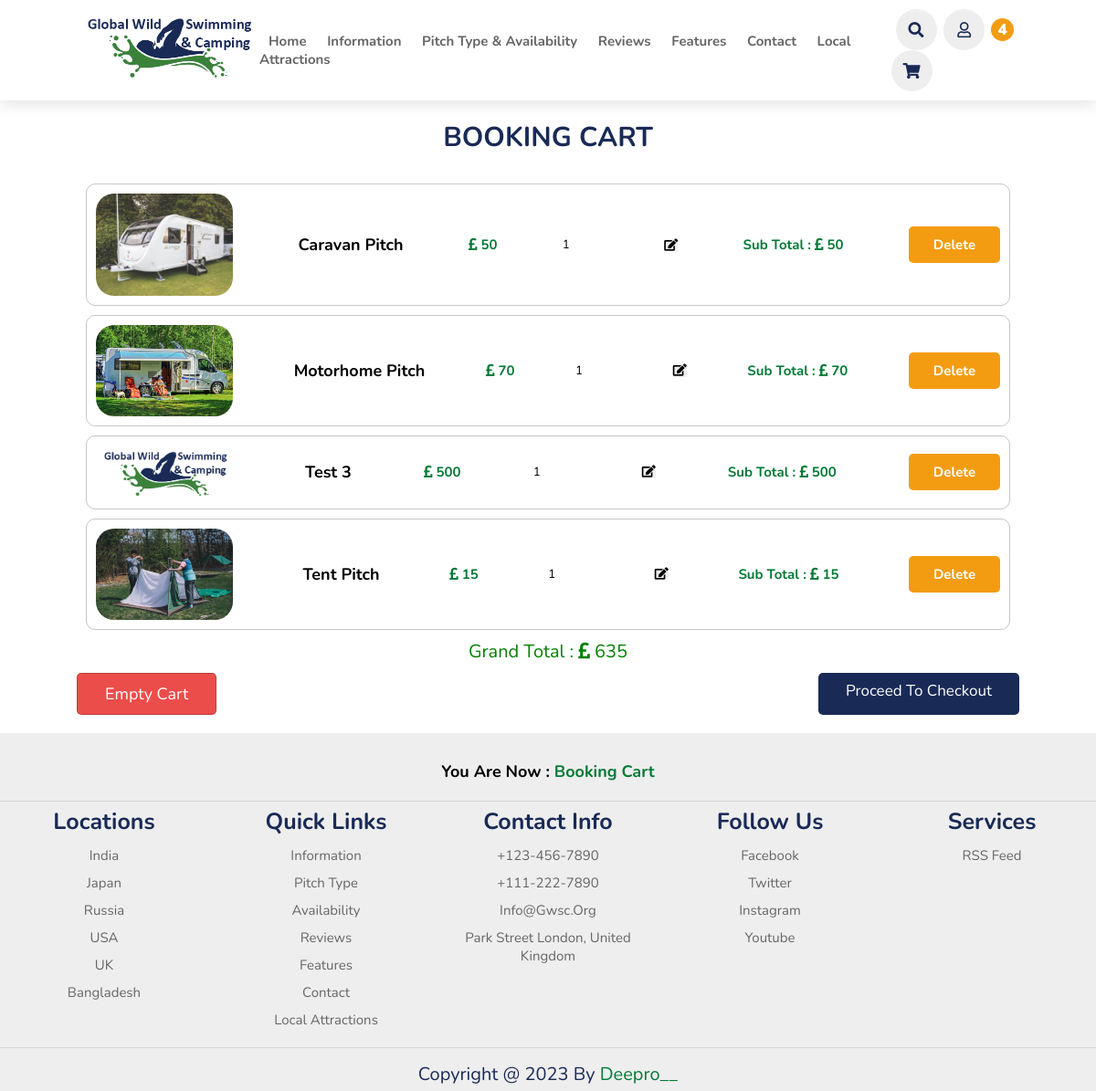
The app's page /booking_cart.php (signed in), older data.
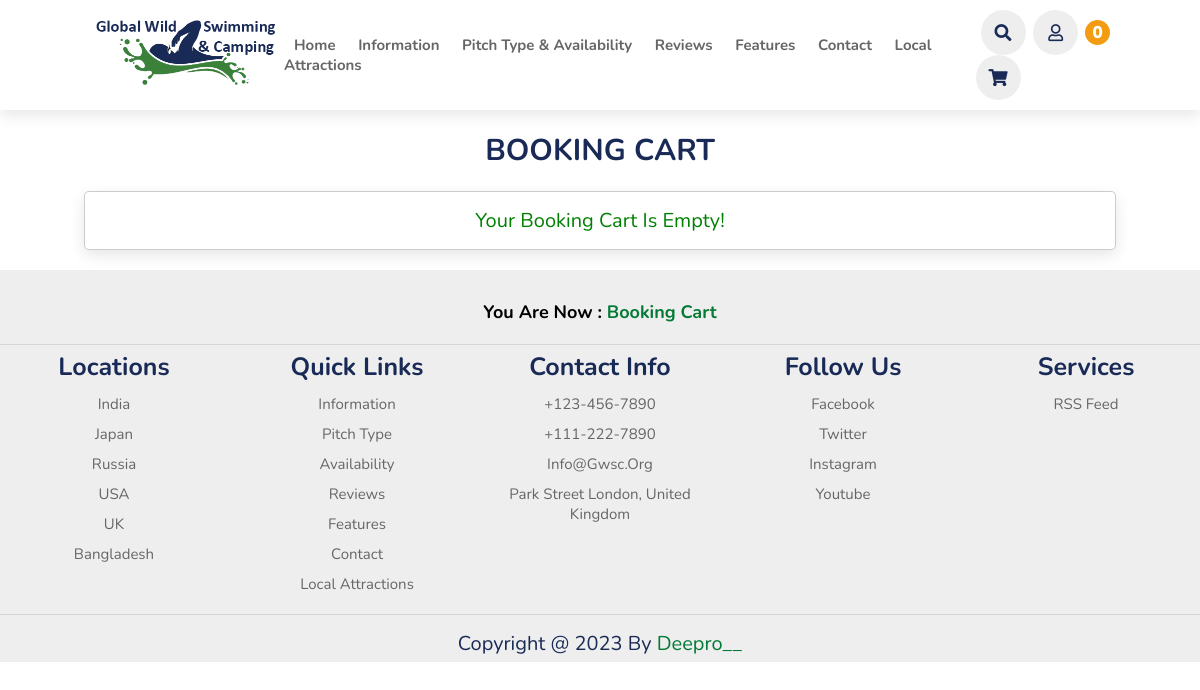
The same page, newer data.
### tables this page shows
CREATE TABLE `booking` (
  `id` varchar(20) NOT NULL,
  `user_id` varchar(20) NOT NULL,
  `pitch_id` varchar(20) NOT NULL,
  `price` varchar(10) NOT NULL,
  `qty` varchar(2) NOT NULL DEFAULT '1'
);

CREATE TABLE `pitch` (
  `id` varchar(20) NOT NULL,
  `name` varchar(50) NOT NULL,
  `description` varchar(500) NOT NULL,
  `price` varchar(10) NOT NULL,
  `image` varchar(50) NOT NULL
);

### booking_cart.php (the view, shortened to what this page needs)
<?php
include 'components/config.php';
if (isset($_COOKIE['user_id'])) {
    $user_id = $_COOKIE['user_id'];
} else {
    setcookie('user_id', create_unique_id(), time() + 60 * 60 * 24 * 30);
}
?>
<!DOCTYPE html>
<html lang="en">
<head>
    <link rel="stylesheet" href="https://cdn.jsdelivr.net/npm/swiper@8/swiper-bundle.min.css" />
    <link rel="stylesheet" href="https://cdnjs.cloudflare.com/ajax/libs/font-awesome/5.15.3/css/all.min.css" />
    <link rel="stylesheet" href="css/style.css">
</head>
<body>
    <?php include 'components/header.php'; ?>
    <section id="booking-cart">
        <div class="booking-cart">
            <h1 class="heading">Booking cart</h1>
            <div class="box-container">
                <?php
                $grand_total = 0;
                $select_cart = $conn->prepare("SELECT * FROM `booking` WHERE user_id = ?");
                $select_cart->execute([$user_id]);
                if ($select_cart->rowCount() > 0) {
                    while ($fetch_cart = $select_cart->fetch(PDO::FETCH_ASSOC)) {
                        $select_pitchs = $conn->prepare("SELECT * FROM `pitch` WHERE id = ?");
                        $select_pitchs->execute([$fetch_cart['pitch_id']]);
                        if ($select_pitchs->rowCount() > 0) {
                            $fetch_pitch = $select_pitchs->fetch(PDO::FETCH_ASSOC);
                ?>
                            <form action="" method="POST" class="box">
                                <img src="uploaded_files_pitch/<?= $fetch_pitch['image']; ?>" class="image" alt="">
                                <h3 class="name"><?= $fetch_pitch['name']; ?></h3>
                                <p class="price"><i class="fas fa-pound-sign"></i> <?= $fetch_cart['price']; ?></p>
                                <input type="number" name="qty" required min="1" value="<?= $fetch_cart['qty']; ?>" max="99" maxlength="2" class="qty">
                                <button type="submit" name="update_cart" class="fas fa-edit">
                                </button>
                                <p class="sub-total">sub total : <span><i class="fas fa-pound-sign"></i> <?= $sub_total = ($fetch_cart['qty'] * $fetch_cart['price']); ?></span></p>
                                <input type="submit" value="delete" name="delete_item" class="btn-booking-delete" onclick="return confirm('delete this item?');">
                            </form>
                <?php
                            $grand_total += $sub_total;
                        } else {
                            echo '<p class="empty">pitch was not found!</p>';
                        }
                    }
                } else {
                    echo '<p class="empty">your booking cart is empty!</p>';
                }
                ?>
            </div>
            <div>
                <?php if ($grand_total != 0) { ?>
                    <div class="cart-total">
                        <p>grand total : <span><i class="fas fa-pound-sign"></i> <?= $grand_total; ?></span></p>
                        <div class="cart-total-btn-sec">
                            <form action="" method="POST">
                                <input type="submit" value="empty cart" name="empty_cart" class="delete-btn" onclick="return confirm('empty your cart?');">
                            </form>
                            <a href="confirm_booking.php" class="btn">proceed to checkout</a>
                        </div>
                    </div>
                <?php } ?>
            </div>
    </section>
    <?php include 'components/footer.php'; ?>
</body>
</html>

### components/header.php (shortened to what this page needs)
<header>
    <a href="index.php" class="logo"><img src="images/logo.png" alt=""></a>
    <nav class="navbar">
        <a href="index.php">home</a>
        <a href="information.php">information</a>
        <a href="pitch.php">pitch type & availability</a>
        <a href="review.php">reviews</a>
        <a href="feature.php">features</a>
        <a href="contact.php">contact</a>
        <a href="localattractions.php">local attractions</a>
    </nav>
    <div class="icons">
        <i class="fas fa-search" id="search-icons"></i>
        <?php
        if ($user_id != '') {
        ?>
            <div id="user-btn" class="far fa-user"></div>
            <?php
            $count_cart_items = $conn->prepare("SELECT * FROM `booking` WHERE user_id = ?");
            $count_cart_items->execute([$user_id]);
            $total_cart_items = $count_cart_items->rowCount();
            ?>
            <a href="booking_cart.php" class="fas fa-shopping-cart"><span><?= $total_cart_items; ?></span></a>
        <?php }; ?>
    </div>
</header>

Row changes from the older to the newer data that the page shows:
removed booking: pitch.image (picture), pitch.name "Caravan Pitch", price "50", qty "1", $sub_total=($fetch_cart['qty']*$fetch_cart['price']) "50"
removed booking: pitch.image (picture), pitch.name "Motorhome Pitch", price "70", qty "1", $sub_total=($fetch_cart['qty']*$fetch_cart['price']) "70"
removed booking: pitch.image (picture), pitch.name "Test 3", price "500", qty "1", $sub_total=($fetch_cart['qty']*$fetch_cart['price']) "500"
removed booking: pitch.image (picture), pitch.name "Tent Pitch", price "15", qty "1", $sub_total=($fetch_cart['qty']*$fetch_cart['price']) "15"
Text that changed along with them:
$total_cart_items: "4" → "0"
$grand_total: "635" → (not shown)
form field empty_cart: "empty cart" → (not shown)
text no longer shown: "Grand Total : Proceed To Checkout"
text now shown: "Your Booking Cart Is Empty!"
